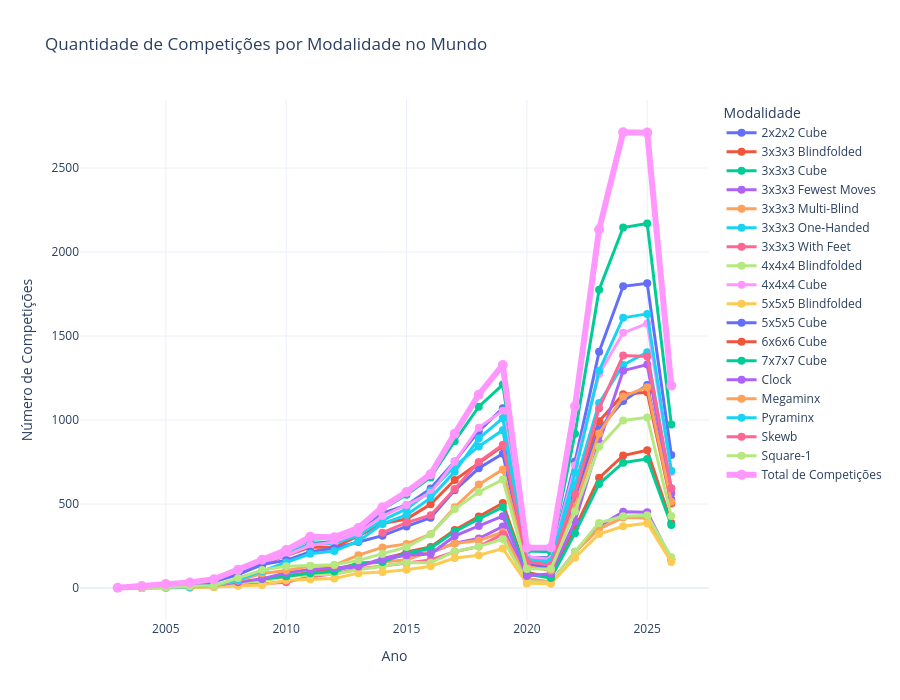

The code cell stored with this chart in its notebook:
### Code cell
fig_absolute_world = plot_events_over_time(df_final, 'Quantidade de Competições por Modalidade no Mundo')
fig_absolute_world

### Figure 1 — Plotly figure (JSON) as saved in the notebook; plotly's stock layout.template omitted (floating-point values rounded to 4 significant figures)
{"data": [{"hovertemplate": "<b>%{fullData.name}</b><br>Ano: %{x}<br>Competições: %{y}<extra></extra>", "line": {"width": 3}, "marker": {"size": 8}, "mode": "lines+markers", "name": "2x2x2 Cube", "type": "scatter", "x": [2004, 2005, 2006, 2007, 2008, 2009, 2010, 2011, 2012, 2013, 2014, 2015, 2016, 2017, 2018, 2019, 2020, 2021, 2022, 2023, 2024, 2025, 2026], "y": [1, 14, 20, 38, 95, 137, 198, 265, 277, 329, 446, 493, 592, 753, 934, 1071, 183, 181, 753, 1406, 1796, 1814, 792]}, {"hovertemplate": "<b>%{fullData.name}</b><br>Ano: %{x}<br>Competições: %{y}<extra></extra>", "line": {"width": 3}, "marker": {"size": 8}, "mode": "lines+markers", "name": "3x3x3 Blindfolded", "type": "scatter", "x": [2003, 2004, 2005, 2006, 2007, 2008, 2009, 2010, 2011, 2012, 2013, 2014, 2015, 2016, 2017, 2018, 2019, 2020, 2021, 2022, 2023, 2024, 2025, 2026], "y": [1, 6, 17, 28, 47, 104, 148, 192, 244, 243, 310, 384, 411, 499, 643, 743, 846, 154, 127, 583, 993, 1154, 1165, 504]}, {"hovertemplate": "<b>%{fullData.name}</b><br>Ano: %{x}<br>Competições: %{y}<extra></extra>", "line": {"width": 3}, "marker": {"size": 8}, "mode": "lines+markers", "name": "3x3x3 Cube", "type": "scatter", "x": [2003, 2004, 2005, 2006, 2007, 2008, 2009, 2010, 2011, 2012, 2013, 2014, 2015, 2016, 2017, 2018, 2019, 2020, 2021, 2022, 2023, 2024, 2025, 2026], "y": [2, 12, 24, 33, 53, 109, 163, 218, 290, 296, 353, 470, 555, 658, 874, 1080, 1211, 221, 217, 918, 1776, 2146, 2170, 974]}, {"hovertemplate": "<b>%{fullData.name}</b><br>Ano: %{x}<br>Competições: %{y}<extra></extra>", "line": {"width": 3}, "marker": {"size": 8}, "mode": "lines+markers", "name": "3x3x3 Fewest Moves", "type": "scatter", "x": [2003, 2004, 2005, 2006, 2007, 2008, 2009, 2010, 2011, 2012, 2013, 2014, 2015, 2016, 2017, 2018, 2019, 2020, 2021, 2022, 2023, 2024, 2025, 2026], "y": [1, 1, 3, 3, 12, 35, 46, 77, 92, 111, 129, 176, 209, 211, 267, 295, 367, 55, 34, 217, 369, 454, 452, 170]}, {"hovertemplate": "<b>%{fullData.name}</b><br>Ano: %{x}<br>Competições: %{y}<extra></extra>", "line": {"width": 3}, "marker": {"size": 8}, "mode": "lines+markers", "name": "3x3x3 Multi-Blind", "type": "scatter", "x": [2007, 2008, 2009, 2010, 2011, 2012, 2013, 2014, 2015, 2016, 2017, 2018, 2019, 2020, 2021, 2022, 2023, 2024, 2025, 2026], "y": [8, 33, 48, 76, 90, 107, 142, 157, 169, 217, 265, 283, 333, 57, 35, 213, 353, 420, 417, 170]}, {"hovertemplate": "<b>%{fullData.name}</b><br>Ano: %{x}<br>Competições: %{y}<extra></extra>", "line": {"width": 3}, "marker": {"size": 8}, "mode": "lines+markers", "name": "3x3x3 One-Handed", "type": "scatter", "x": [2003, 2004, 2005, 2006, 2007, 2008, 2009, 2010, 2011, 2012, 2013, 2014, 2015, 2016, 2017, 2018, 2019, 2020, 2021, 2022, 2023, 2024, 2025, 2026], "y": [1, 6, 16, 26, 48, 105, 147, 204, 259, 267, 314, 404, 471, 579, 725, 843, 940, 157, 148, 616, 1101, 1328, 1404, 592]}, {"hovertemplate": "<b>%{fullData.name}</b><br>Ano: %{x}<br>Competições: %{y}<extra></extra>", "line": {"width": 3}, "marker": {"size": 8}, "mode": "lines+markers", "name": "3x3x3 With Feet", "type": "scatter", "x": [2004, 2005, 2006, 2007, 2008, 2009, 2010, 2011, 2012, 2013, 2014, 2015, 2016, 2017, 2018, 2019], "y": [1, 6, 7, 8, 17, 24, 34, 68, 85, 114, 133, 148, 167, 216, 247, 321]}, {"hovertemplate": "<b>%{fullData.name}</b><br>Ano: %{x}<br>Competições: %{y}<extra></extra>", "line": {"width": 3}, "marker": {"size": 8}, "mode": "lines+markers", "name": "4x4x4 Blindfolded", "type": "scatter", "x": [2003, 2004, 2005, 2006, 2007, 2008, 2009, 2010, 2011, 2012, 2013, 2014, 2015, 2016, 2017, 2018, 2019, 2020, 2021, 2022, 2023, 2024, 2025, 2026], "y": [1, 1, 1, 4, 13, 33, 42, 67, 80, 83, 109, 130, 152, 151, 218, 247, 292, 39, 32, 217, 388, 427, 434, 184]}, {"hovertemplate": "<b>%{fullData.name}</b><br>Ano: %{x}<br>Competições: %{y}<extra></extra>", "line": {"width": 3}, "marker": {"size": 8}, "mode": "lines+markers", "name": "4x4x4 Cube", "type": "scatter", "x": [2003, 2004, 2005, 2006, 2007, 2008, 2009, 2010, 2011, 2012, 2013, 2014, 2015, 2016, 2017, 2018, 2019, 2020, 2021, 2022, 2023, 2024, 2025, 2026], "y": [1, 7, 22, 30, 47, 102, 150, 194, 254, 275, 328, 429, 494, 567, 752, 955, 1055, 186, 172, 731, 1274, 1519, 1575, 691]}, {"hovertemplate": "<b>%{fullData.name}</b><br>Ano: %{x}<br>Competições: %{y}<extra></extra>", "line": {"width": 3}, "marker": {"size": 8}, "mode": "lines+markers", "name": "5x5x5 Blindfolded", "type": "scatter", "x": [2003, 2004, 2005, 2006, 2007, 2008, 2009, 2010, 2011, 2012, 2013, 2014, 2015, 2016, 2017, 2018, 2019, 2020, 2021, 2022, 2023, 2024, 2025, 2026], "y": [1, 1, 1, 3, 7, 14, 18, 47, 52, 57, 89, 95, 109, 130, 179, 196, 235, 28, 26, 181, 322, 368, 386, 156]}, {"hovertemplate": "<b>%{fullData.name}</b><br>Ano: %{x}<br>Competições: %{y}<extra></extra>", "line": {"width": 3}, "marker": {"size": 8}, "mode": "lines+markers", "name": "5x5x5 Cube", "type": "scatter", "x": [2003, 2004, 2005, 2006, 2007, 2008, 2009, 2010, 2011, 2012, 2013, 2014, 2015, 2016, 2017, 2018, 2019, 2020, 2021, 2022, 2023, 2024, 2025, 2026], "y": [1, 5, 14, 22, 38, 80, 140, 165, 217, 237, 274, 312, 367, 419, 582, 713, 800, 143, 115, 538, 946, 1113, 1209, 527]}, {"hovertemplate": "<b>%{fullData.name}</b><br>Ano: %{x}<br>Competições: %{y}<extra></extra>", "line": {"width": 3}, "marker": {"size": 8}, "mode": "lines+markers", "name": "6x6x6 Cube", "type": "scatter", "x": [2009, 2010, 2011, 2012, 2013, 2014, 2015, 2016, 2017, 2018, 2019, 2020, 2021, 2022, 2023, 2024, 2025, 2026], "y": [55, 71, 92, 114, 144, 158, 215, 245, 346, 426, 506, 93, 64, 357, 656, 789, 820, 388]}, {"hovertemplate": "<b>%{fullData.name}</b><br>Ano: %{x}<br>Competições: %{y}<extra></extra>", "line": {"width": 3}, "marker": {"size": 8}, "mode": "lines+markers", "name": "7x7x7 Cube", "type": "scatter", "x": [2009, 2010, 2011, 2012, 2013, 2014, 2015, 2016, 2017, 2018, 2019, 2020, 2021, 2022, 2023, 2024, 2025, 2026], "y": [54, 72, 88, 99, 149, 155, 207, 237, 336, 411, 482, 83, 60, 327, 620, 746, 769, 375]}, {"hovertemplate": "<b>%{fullData.name}</b><br>Ano: %{x}<br>Competições: %{y}<extra></extra>", "line": {"width": 3}, "marker": {"size": 8}, "mode": "lines+markers", "name": "Clock", "type": "scatter", "x": [2003, 2004, 2005, 2006, 2007, 2008, 2009, 2010, 2011, 2012, 2013, 2014, 2015, 2016, 2017, 2018, 2019, 2020, 2021, 2022, 2023, 2024, 2025, 2026], "y": [1, 3, 5, 10, 15, 34, 55, 92, 110, 119, 129, 171, 195, 203, 310, 370, 428, 72, 86, 398, 867, 1294, 1330, 564]}, {"hovertemplate": "<b>%{fullData.name}</b><br>Ano: %{x}<br>Competições: %{y}<extra></extra>", "line": {"width": 3}, "marker": {"size": 8}, "mode": "lines+markers", "name": "Megaminx", "type": "scatter", "x": [2003, 2004, 2005, 2006, 2007, 2008, 2009, 2010, 2011, 2012, 2013, 2014, 2015, 2016, 2017, 2018, 2019, 2020, 2021, 2022, 2023, 2024, 2025, 2026], "y": [1, 2, 5, 8, 14, 45, 87, 104, 131, 136, 196, 242, 263, 321, 481, 616, 706, 129, 104, 487, 920, 1141, 1196, 514]}, {"hovertemplate": "<b>%{fullData.name}</b><br>Ano: %{x}<br>Competições: %{y}<extra></extra>", "line": {"width": 3}, "marker": {"size": 8}, "mode": "lines+markers", "name": "Pyraminx", "type": "scatter", "x": [2003, 2005, 2006, 2007, 2008, 2009, 2010, 2011, 2012, 2013, 2014, 2015, 2016, 2017, 2018, 2019, 2020, 2021, 2022, 2023, 2024, 2025, 2026], "y": [1, 3, 7, 17, 48, 101, 152, 204, 220, 279, 382, 435, 537, 692, 890, 1011, 167, 159, 686, 1293, 1609, 1632, 698]}, {"hovertemplate": "<b>%{fullData.name}</b><br>Ano: %{x}<br>Competições: %{y}<extra></extra>", "line": {"width": 3}, "marker": {"size": 8}, "mode": "lines+markers", "name": "Skewb", "type": "scatter", "x": [2014, 2015, 2016, 2017, 2018, 2019, 2020, 2021, 2022, 2023, 2024, 2025, 2026], "y": [330, 390, 434, 589, 751, 853, 157, 136, 557, 1070, 1384, 1378, 594]}, {"hovertemplate": "<b>%{fullData.name}</b><br>Ano: %{x}<br>Competições: %{y}<extra></extra>", "line": {"width": 3}, "marker": {"size": 8}, "mode": "lines+markers", "name": "Square-1", "type": "scatter", "x": [2003, 2004, 2005, 2006, 2007, 2008, 2009, 2010, 2011, 2012, 2013, 2014, 2015, 2016, 2017, 2018, 2019, 2020, 2021, 2022, 2023, 2024, 2025, 2026], "y": [1, 1, 4, 11, 14, 60, 107, 130, 133, 139, 165, 203, 244, 320, 470, 572, 646, 113, 115, 456, 841, 998, 1016, 429]}, {"hovertemplate": "<b>Total de Competições</b><br>Ano: %{x}<br>Total: %{y}<extra></extra>", "line": {"width": 6}, "marker": {"size": 10}, "mode": "lines+markers", "name": "Total de Competições", "type": "scatter", "x": [2003, 2004, 2005, 2006, 2007, 2008, 2009, 2010, 2011, 2012, 2013, 2014, 2015, 2016, 2017, 2018, 2019, 2020, 2021, 2022, 2023, 2024, 2025, 2026], "y": [2, 12, 24, 33, 53, 109, 169, 226, 305, 303, 357, 481, 572, 678, 919, 1151, 1328, 240, 242, 1082, 2134, 2713, 2711, 1205]}], "layout": {"height": 700, "hovermode": "closest", "legend": {"itemclick": "toggle", "itemdoubleclick": "toggleothers", "title": {"text": "Modalidade"}}, "title": {"text": "Quantidade de Competições por Modalidade no Mundo"}, "xaxis": {"title": {"text": "Ano"}}, "yaxis": {"title": {"text": "Número de Competições"}}}}
